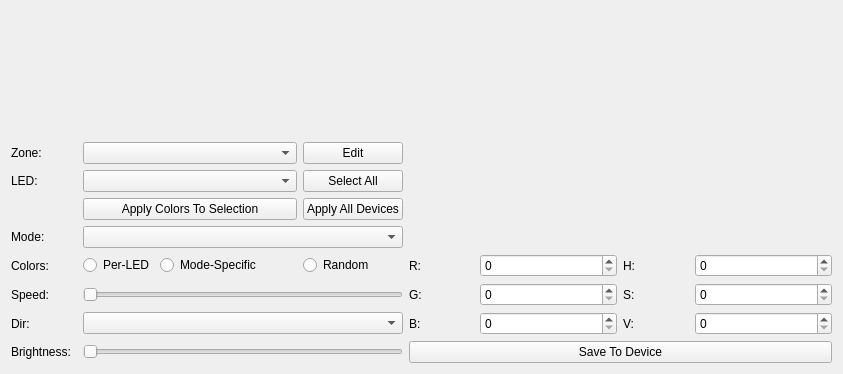
<?xml version="1.0" encoding="UTF-8"?>
<ui version="4.0">
 <class>OpenRGBDevicePageUi</class>
 <widget class="QFrame" name="OpenRGBDevicePageUi">
  <property name="geometry">
   <rect>
    <x>0</x>
    <y>0</y>
    <width>843</width>
    <height>374</height>
   </rect>
  </property>
  <property name="windowTitle">
   <string>Frame</string>
  </property>
  <layout class="QGridLayout" name="gridLayout">
   <item row="6" column="5">
    <widget class="QLabel" name="GreenLabel">
     <property name="text">
      <string>G:</string>
     </property>
    </widget>
   </item>
   <item row="5" column="8">
    <widget class="QLabel" name="HueLabel">
     <property name="text">
      <string>H:</string>
     </property>
    </widget>
   </item>
   <item row="6" column="0">
    <widget class="QLabel" name="SpeedLabel">
     <property name="text">
      <string>Speed:</string>
     </property>
    </widget>
   </item>
   <item row="6" column="1" colspan="4">
    <widget class="QSlider" name="SpeedSlider">
     <property name="orientation">
      <enum>Qt::Horizontal</enum>
     </property>
    </widget>
   </item>
   <item row="9" column="9" colspan="2">
    <widget class="QSpinBox" name="ValSpinBox">
     <property name="maximum">
      <number>255</number>
     </property>
    </widget>
   </item>
   <item row="5" column="4">
    <widget class="QRadioButton" name="RandomCheck">
     <property name="text">
      <string>Random</string>
     </property>
    </widget>
   </item>
   <item row="9" column="5">
    <widget class="QLabel" name="BlueLabel">
     <property name="text">
      <string>B:</string>
     </property>
    </widget>
   </item>
   <item row="2" column="0">
    <widget class="QLabel" name="LEDLabel">
     <property name="text">
      <string>LED:</string>
     </property>
    </widget>
   </item>
   <item row="5" column="2" colspan="2">
    <widget class="QRadioButton" name="ModeSpecificCheck">
     <property name="text">
      <string>Mode-Specific</string>
     </property>
    </widget>
   </item>
   <item row="5" column="6" colspan="2">
    <widget class="QSpinBox" name="RedSpinBox">
     <property name="maximum">
      <number>255</number>
     </property>
    </widget>
   </item>
   <item row="5" column="5">
    <widget class="QLabel" name="RedLabel">
     <property name="text">
      <string>R:</string>
     </property>
    </widget>
   </item>
   <item row="9" column="1" colspan="4">
    <widget class="QComboBox" name="DirectionBox"/>
   </item>
   <item row="9" column="0">
    <widget class="QLabel" name="DirectionLabel">
     <property name="text">
      <string>Dir:</string>
     </property>
    </widget>
   </item>
   <item row="6" column="6" colspan="2">
    <widget class="QSpinBox" name="GreenSpinBox">
     <property name="maximum">
      <number>255</number>
     </property>
    </widget>
   </item>
   <item row="5" column="9" colspan="2">
    <widget class="QSpinBox" name="HueSpinBox">
     <property name="maximum">
      <number>359</number>
     </property>
    </widget>
   </item>
   <item row="6" column="8">
    <widget class="QLabel" name="SatLabel">
     <property name="text">
      <string>S:</string>
     </property>
    </widget>
   </item>
   <item row="9" column="6" colspan="2">
    <widget class="QSpinBox" name="BlueSpinBox">
     <property name="maximum">
      <number>255</number>
     </property>
    </widget>
   </item>
   <item row="2" column="1" colspan="3">
    <widget class="QComboBox" name="LEDBox"/>
   </item>
   <item row="1" column="1" colspan="3">
    <widget class="QComboBox" name="ZoneBox"/>
   </item>
   <item row="2" column="4">
    <widget class="QPushButton" name="SelectAllLEDsButton">
     <property name="text">
      <string>Select All</string>
     </property>
    </widget>
   </item>
   <item row="5" column="1">
    <widget class="QRadioButton" name="PerLEDCheck">
     <property name="text">
      <string>Per-LED</string>
     </property>
    </widget>
   </item>
   <item row="6" column="9" colspan="2">
    <widget class="QSpinBox" name="SatSpinBox">
     <property name="maximum">
      <number>255</number>
     </property>
    </widget>
   </item>
   <item row="1" column="0">
    <widget class="QLabel" name="ZoneLabel">
     <property name="text">
      <string>Zone:</string>
     </property>
    </widget>
   </item>
   <item row="4" column="5" colspan="6">
    <widget class="Swatches" name="SwatchBox" native="true"/>
   </item>
   <item row="3" column="4">
    <widget class="QPushButton" name="SetAllButton">
     <property name="toolTip">
      <string>&lt;html&gt;&lt;head/&gt;&lt;body&gt;&lt;p align=&quot;justify&quot;&gt;Sets all devices to&lt;br/&gt;&lt;b&gt;Static&lt;/b&gt; mode and&lt;br/&gt;applies the selected color.&lt;/p&gt;&lt;/body&gt;&lt;/html&gt;</string>
     </property>
     <property name="text">
      <string>Apply All Devices</string>
     </property>
    </widget>
   </item>
   <item row="0" column="0" colspan="11">
    <widget class="DeviceView" name="DeviceViewBox" native="true">
     <property name="sizePolicy">
      <sizepolicy hsizetype="MinimumExpanding" vsizetype="MinimumExpanding">
       <horstretch>0</horstretch>
       <verstretch>0</verstretch>
      </sizepolicy>
     </property>
     <property name="minimumSize">
      <size>
       <width>0</width>
       <height>0</height>
      </size>
     </property>
    </widget>
   </item>
   <item row="5" column="0">
    <widget class="QLabel" name="ColorLabel">
     <property name="text">
      <string>Colors:</string>
     </property>
    </widget>
   </item>
   <item row="9" column="8">
    <widget class="QLabel" name="ValLabel">
     <property name="text">
      <string>V:</string>
     </property>
    </widget>
   </item>
   <item row="1" column="5" rowspan="3" colspan="6">
    <widget class="ColorWheel" name="ColorWheelBox" native="true">
     <property name="sizePolicy">
      <sizepolicy hsizetype="Preferred" vsizetype="Preferred">
       <horstretch>0</horstretch>
       <verstretch>0</verstretch>
      </sizepolicy>
     </property>
    </widget>
   </item>
   <item row="3" column="1" colspan="3">
    <widget class="QPushButton" name="ApplyColorsButton">
     <property name="text">
      <string>Apply Colors To Selection</string>
     </property>
    </widget>
   </item>
   <item row="1" column="4">
    <widget class="QPushButton" name="ResizeButton">
     <property name="text">
      <string>Edit</string>
     </property>
    </widget>
   </item>
   <item row="4" column="0">
    <widget class="QLabel" name="ModeLabel">
     <property name="text">
      <string>Mode:</string>
     </property>
    </widget>
   </item>
   <item row="4" column="1" colspan="4">
    <widget class="QComboBox" name="ModeBox"/>
   </item>
   <item row="10" column="1" colspan="4">
    <widget class="QSlider" name="BrightnessSlider">
     <property name="orientation">
      <enum>Qt::Horizontal</enum>
     </property>
    </widget>
   </item>
   <item row="10" column="0">
    <widget class="QLabel" name="BrightnessLabel">
     <property name="text">
      <string>Brightness:</string>
     </property>
    </widget>
   </item>
   <item row="10" column="5" colspan="6">
    <widget class="QPushButton" name="DeviceSaveButton">
     <property name="text">
      <string>Save To Device</string>
     </property>
    </widget>
   </item>
  </layout>
 </widget>
 <customwidgets>
  <customwidget>
   <class>ColorWheel</class>
   <extends>QWidget</extends>
   <header location="global">ColorWheel.h</header>
   <container>1</container>
   <slots>
    <signal>colorChanged(QColor)</signal>
   </slots>
  </customwidget>
  <customwidget>
   <class>DeviceView</class>
   <extends>QWidget</extends>
   <header location="global">DeviceView.h</header>
   <container>1</container>
  </customwidget>
  <customwidget>
   <class>Swatches</class>
   <extends>QWidget</extends>
   <header location="global">swatches.h</header>
   <container>1</container>
   <slots>
    <signal>swatchChanged(QColor)</signal>
    <slot>currentColorInput(QColor)</slot>
   </slots>
  </customwidget>
 </customwidgets>
 <tabstops>
  <tabstop>LEDBox</tabstop>
  <tabstop>SetAllButton</tabstop>
  <tabstop>ModeBox</tabstop>
  <tabstop>PerLEDCheck</tabstop>
  <tabstop>ModeSpecificCheck</tabstop>
  <tabstop>RandomCheck</tabstop>
  <tabstop>SpeedSlider</tabstop>
  <tabstop>DirectionBox</tabstop>
  <tabstop>RedSpinBox</tabstop>
  <tabstop>GreenSpinBox</tabstop>
  <tabstop>BlueSpinBox</tabstop>
  <tabstop>HueSpinBox</tabstop>
  <tabstop>SatSpinBox</tabstop>
  <tabstop>ValSpinBox</tabstop>
 </tabstops>
 <resources/>
 <connections/>
</ui>
